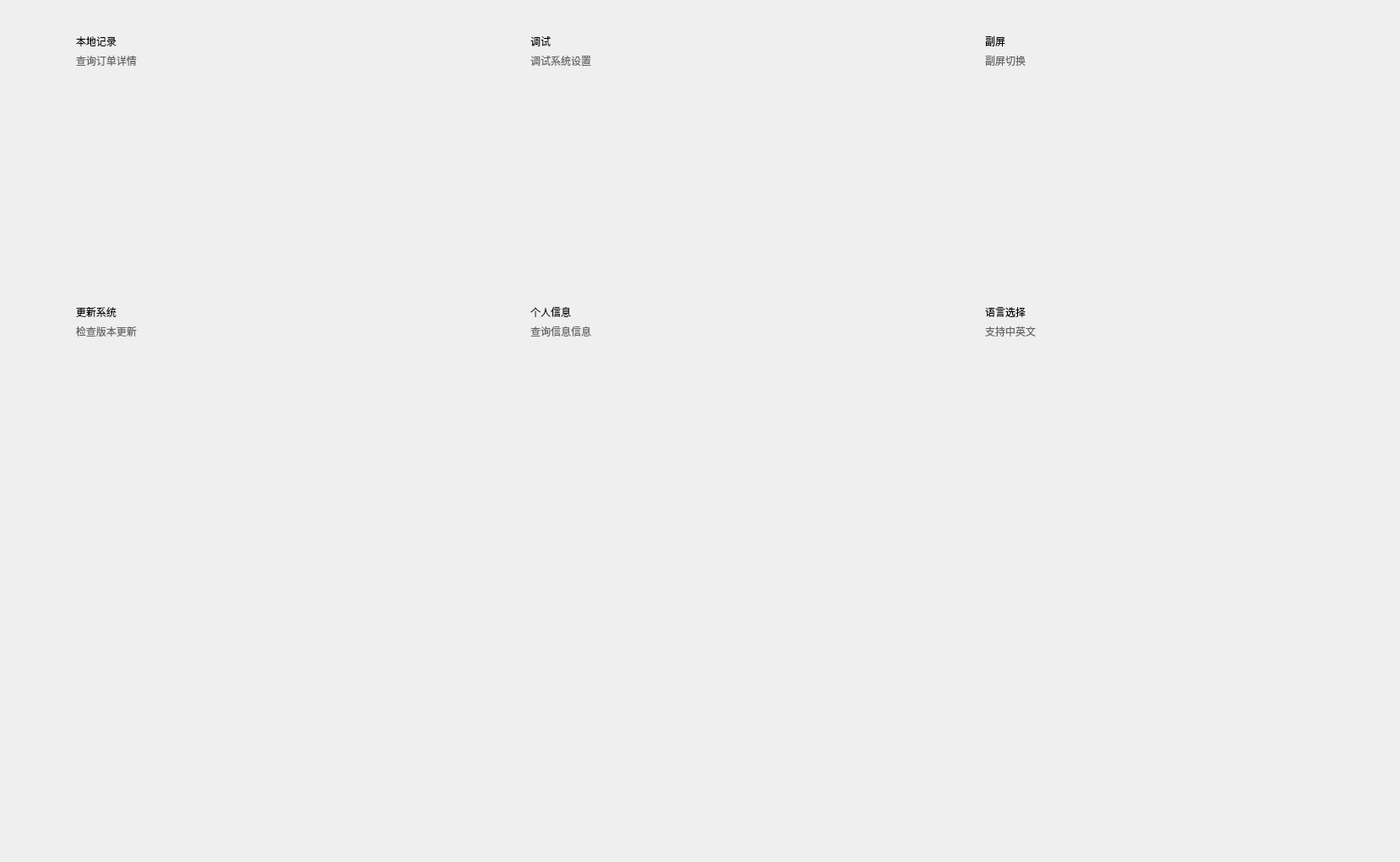
                     <widget class="QWidget" name="widget_67" native="true">
                      <layout class="QHBoxLayout" name="horizontalLayout_70">
                       <property name="spacing">
                        <number>97</number>
                       </property>
                       <property name="leftMargin">
                        <number>70</number>
                       </property>
                       <property name="topMargin">
                        <number>0</number>
                       </property>
                       <property name="rightMargin">
                        <number>70</number>
                       </property>
                       <property name="bottomMargin">
                        <number>0</number>
                       </property>
                       <item>
                        <widget class="QWidget" name="widget_68" native="true">
                         <layout class="QVBoxLayout" name="verticalLayout_27">
                          <property name="spacing">
                           <number>57</number>
                          </property>
                          <property name="leftMargin">
                           <number>0</number>
                          </property>
                          <property name="topMargin">
                           <number>0</number>
                          </property>
                          <property name="rightMargin">
                           <number>0</number>
                          </property>
                          <property name="bottomMargin">
                           <number>0</number>
                          </property>
                          <item>
                           <widget class="QWidget" name="wbtn_setting_loacl_record" native="true">
                            <property name="minimumSize">
                             <size>
                              <width>442</width>
                              <height>264</height>
                             </size>
                            </property>
                            <property name="maximumSize">
                             <size>
                              <width>442</width>
                              <height>264</height>
                             </size>
                            </property>
                            <property name="styleSheet">
                             <string notr="true">QWidget#wbtn_setting_loacl_record{
	border-image: url(:/icon/background_setting_loacl_record.png);
}</string>
                            </property>
                            <layout class="QHBoxLayout" name="horizontalLayout_71">
                             <property name="spacing">
                              <number>0</number>
                             </property>
                             <property name="leftMargin">
                              <number>0</number>
                             </property>
                             <property name="topMargin">
                              <number>0</number>
                             </property>
                             <property name="rightMargin">
                              <number>0</number>
                             </property>
                             <property name="bottomMargin">
                              <number>0</number>
                             </property>
                             <item>
                              <widget class="QWidget" name="widget_71" native="true">
                               <layout class="QVBoxLayout" name="verticalLayout_30">
                                <property name="spacing">
                                 <number>5</number>
                                </property>
                                <property name="leftMargin">
                                 <number>20</number>
                                </property>
                                <property name="topMargin">
                                 <number>40</number>
                                </property>
                                <property name="rightMargin">
                                 <number>0</number>
                                </property>
                                <property name="bottomMargin">
                                 <number>0</number>
                                </property>
                                <item>
                                 <widget class="QLabel" name="label_21">
                                  <property name="text">
                                   <string>本地记录</string>
                                  </property>
                                 </widget>
                                </item>
                                <item>
                                 <widget class="QLabel" name="label_22">
                                  <property name="styleSheet">
                                   <string notr="true">color:rgba(102, 102, 102, 1);</string>
                                  </property>
                                  <property name="text">
                                   <string>查询订单详情</string>
                                  </property>
                                 </widget>
                                </item>
                                <item>
                                 <spacer name="verticalSpacer_9">
                                  <property name="orientation">
                                   <enum>Qt::Vertical</enum>
                                  </property>
                                  <property name="sizeHint" stdset="0">
                                   <size>
                                    <width>20</width>
                                    <height>187</height>
                                   </size>
                                  </property>
                                 </spacer>
                                </item>
                               </layout>
                              </widget>
                             </item>
                             <item>
                              <widget class="QWidget" name="widget_72" native="true"/>
                             </item>
                            </layout>
                           </widget>
                          </item>
                          <item>
                           <widget class="QWidget" name="wbtn_setting_update" native="true">
                            <property name="minimumSize">
                             <size>
                              <width>442</width>
                              <height>264</height>
                             </size>
                            </property>
                            <property name="maximumSize">
                             <size>
                              <width>442</width>
                              <height>264</height>
                             </size>
                            </property>
                            <property name="styleSheet">
                             <string notr="true">QWidget#wbtn_setting_update{
	border-image: url(:/icon/background_setting_update.png);
}</string>
                            </property>
                            <layout class="QHBoxLayout" name="horizontalLayout_74">
                             <property name="spacing">
                              <number>0</number>
                             </property>
                             <property name="leftMargin">
                              <number>0</number>
                             </property>
                             <property name="topMargin">
                              <number>0</number>
                             </property>
                             <property name="rightMargin">
                              <number>0</number>
                             </property>
                             <property name="bottomMargin">
                              <number>0</number>
                             </property>
                             <item>
                              <widget class="QWidget" name="widget_77" native="true">
                               <layout class="QVBoxLayout" name="verticalLayout_33">
                                <property name="spacing">
                                 <number>5</number>
                                </property>
                                <property name="leftMargin">
                                 <number>20</number>
                                </property>
                                <property name="topMargin">
                                 <number>40</number>
                                </property>
                                <property name="rightMargin">
                                 <number>0</number>
                                </property>
                                <property name="bottomMargin">
                                 <number>0</number>
                                </property>
                                <item>
                                 <widget class="QLabel" name="label_28">
                                  <property name="text">
                                   <string>更新系统</string>
                                  </property>
                                 </widget>
                                </item>
                                <item>
                                 <widget class="QLabel" name="label_29">
                                  <property name="styleSheet">
                                   <string notr="true">color:rgba(102, 102, 102, 1);</string>
                                  </property>
                                  <property name="text">
                                   <string>检查版本更新</string>
                                  </property>
                                 </widget>
                                </item>
                                <item>
                                 <spacer name="verticalSpacer_12">
                                  <property name="orientation">
                                   <enum>Qt::Vertical</enum>
                                  </property>
                                  <property name="sizeHint" stdset="0">
                                   <size>
                                    <width>20</width>
                                    <height>187</height>
                                   </size>
                                  </property>
                                 </spacer>
                                </item>
                               </layout>
                              </widget>
                             </item>
                             <item>
                              <widget class="QWidget" name="widget_78" native="true"/>
                             </item>
                            </layout>
                           </widget>
                          </item>
                          <item>
                           <spacer name="verticalSpacer_4">
                            <property name="orientation">
                             <enum>Qt::Vertical</enum>
                            </property>
                            <property name="sizeHint" stdset="0">
                             <size>
                              <width>20</width>
                              <height>116</height>
                             </size>
                            </property>
                           </spacer>
                          </item>
                         </layout>
                        </widget>
                       </item>
                       <item>
                        <widget class="QWidget" name="widget_69" native="true">
                         <layout class="QVBoxLayout" name="verticalLayout_28">
                          <property name="spacing">
                           <number>57</number>
                          </property>
                          <property name="leftMargin">
                           <number>0</number>
                          </property>
                          <property name="topMargin">
                           <number>0</number>
                          </property>
                          <property name="rightMargin">
                           <number>0</number>
                          </property>
                          <property name="bottomMargin">
                           <number>0</number>
                          </property>
                          <item>
                           <widget class="QWidget" name="wbtn_setting_debug" native="true">
                            <property name="minimumSize">
                             <size>
                              <width>442</width>
                              <height>264</height>
                             </size>
                            </property>
                            <property name="maximumSize">
                             <size>
                              <width>442</width>
                              <height>264</height>
                             </size>
                            </property>
                            <property name="styleSheet">
                             <string notr="true">QWidget#wbtn_setting_debug{
	border-image: url(:/icon/background_setting_debug.png);
}</string>
                            </property>
                            <layout class="QHBoxLayout" name="horizontalLayout_72">
                             <property name="spacing">
                              <number>0</number>
                             </property>
                             <property name="leftMargin">
                              <number>0</number>
                             </property>
                             <property name="topMargin">
                              <number>0</number>
                             </property>
                             <property name="rightMargin">
                              <number>0</number>
                             </property>
                             <property name="bottomMargin">
                              <number>0</number>
                             </property>
                             <item>
                              <widget class="QWidget" name="widget_73" native="true">
                               <layout class="QVBoxLayout" name="verticalLayout_31">
                                <property name="spacing">
                                 <number>5</number>
                                </property>
                                <property name="leftMargin">
                                 <number>20</number>
                                </property>
                                <property name="topMargin">
                                 <number>40</number>
                                </property>
                                <property name="rightMargin">
                                 <number>0</number>
                                </property>
                                <property name="bottomMargin">
                                 <number>0</number>
                                </property>
                                <item>
                                 <widget class="QLabel" name="label_23">
                                  <property name="text">
                                   <string>调试</string>
                                  </property>
                                 </widget>
                                </item>
                                <item>
                                 <widget class="QLabel" name="label_24">
                                  <property name="styleSheet">
                                   <string notr="true">color:rgba(102, 102, 102, 1);</string>
                                  </property>
                                  <property name="text">
                                   <string>调试系统设置</string>
                                  </property>
                                 </widget>
                                </item>
                                <item>
                                 <spacer name="verticalSpacer_10">
                                  <property name="orientation">
                                   <enum>Qt::Vertical</enum>
                                  </property>
                                  <property name="sizeHint" stdset="0">
                                   <size>
                                    <width>20</width>
                                    <height>187</height>
                                   </size>
                                  </property>
                                 </spacer>
                                </item>
                               </layout>
                              </widget>
                             </item>
                             <item>
                              <widget class="QWidget" name="widget_74" native="true"/>
                             </item>
                            </layout>
                           </widget>
                          </item>
                          <item>
                           <widget class="QWidget" name="wbtn_setting_debug_2" native="true">
                            <property name="minimumSize">
                             <size>
                              <width>442</width>
                              <height>264</height>
                             </size>
                            </property>
                            <property name="maximumSize">
                             <size>
                              <width>442</width>
                              <height>264</height>
                             </size>
                            </property>
                            <property name="styleSheet">
                             <string notr="true">QWidget#wbtn_setting_debug_2{
	border-image: url(:/icon/background_setting_debug.png);
}</string>
                            </property>
                            <layout class="QHBoxLayout" name="horizontalLayout_107">
                             <property name="spacing">
                              <number>0</number>
                             </property>
                             <property name="leftMargin">
                              <number>0</number>
                             </property>
                             <property name="topMargin">
                              <number>0</number>
                             </property>
                             <property name="rightMargin">
                              <number>0</number>
                             </property>
                             <property name="bottomMargin">
                              <number>0</number>
                             </property>
                             <item>
                              <widget class="QWidget" name="widget_127" native="true">
                               <layout class="QVBoxLayout" name="verticalLayout_61">
                                <property name="spacing">
                                 <number>5</number>
                                </property>
                                <property name="leftMargin">
                                 <number>20</number>
                                </property>
                                <property name="topMargin">
                                 <number>40</number>
                                </property>
                                <property name="rightMargin">
                                 <number>0</number>
                                </property>
                                <property name="bottomMargin">
                                 <number>0</number>
                                </property>
                                <item>
                                 <widget class="QLabel" name="label_78">
                                  <property name="text">
                                   <string>个人信息</string>
                                  </property>
                                 </widget>
                                </item>
                                <item>
                                 <widget class="QLabel" name="label_79">
                                  <property name="styleSheet">
                                   <string notr="true">color:rgba(102, 102, 102, 1);</string>
                                  </property>
                                  <property name="text">
                                   <string>查询信息信息</string>
                                  </property>
                                 </widget>
                                </item>
                                <item>
                                 <spacer name="verticalSpacer_15">
                                  <property name="orientation">
                                   <enum>Qt::Vertical</enum>
                                  </property>
                                  <property name="sizeHint" stdset="0">
                                   <size>
                                    <width>20</width>
                                    <height>187</height>
                                   </size>
                                  </property>
                                 </spacer>
                                </item>
                               </layout>
                              </widget>
                             </item>
                             <item>
                              <widget class="QWidget" name="widget_128" native="true"/>
                             </item>
                            </layout>
                           </widget>
                          </item>
                          <item>
                           <spacer name="verticalSpacer_5">
                            <property name="orientation">
                             <enum>Qt::Vertical</enum>
                            </property>
                            <property name="sizeHint" stdset="0">
                             <size>
                              <width>20</width>
                              <height>437</height>
                             </size>
                            </property>
                           </spacer>
                          </item>
                         </layout>
                        </widget>
                       </item>
                       <item>
                        <widget class="QWidget" name="widget_70" native="true">
                         <layout class="QVBoxLayout" name="verticalLayout_29">
                          <property name="spacing">
                           <number>57</number>
                          </property>
                          <property name="leftMargin">
                           <number>0</number>
                          </property>
                          <property name="topMargin">
                           <number>0</number>
                          </property>
                          <property name="rightMargin">
                           <number>0</number>
                          </property>
                          <property name="bottomMargin">
                           <number>0</number>
                          </property>
                          <item>
                           <widget class="QWidget" name="wbtn_setting_second_screen" native="true">
                            <property name="minimumSize">
                             <size>
                              <width>442</width>
                              <height>264</height>
                             </size>
                            </property>
                            <property name="maximumSize">
                             <size>
                              <width>442</width>
                              <height>264</height>
                             </size>
                            </property>
                            <property name="styleSheet">
                             <string notr="true">QWidget#wbtn_setting_second_screen{
	border-image: url(:/icon/background_setting_second_screen.png);
}</string>
                            </property>
                            <layout class="QHBoxLayout" name="horizontalLayout_73">
                             <property name="spacing">
                              <number>0</number>
                             </property>
                             <property name="leftMargin">
                              <number>0</number>
                             </property>
                             <property name="topMargin">
                              <number>0</number>
                             </property>
                             <property name="rightMargin">
                              <number>0</number>
                             </property>
                             <property name="bottomMargin">
                              <number>0</number>
                             </property>
                             <item>
                              <widget class="QWidget" name="widget_75" native="true">
                               <layout class="QVBoxLayout" name="verticalLayout_32">
                                <property name="spacing">
                                 <number>5</number>
                                </property>
                                <property name="leftMargin">
                                 <number>20</number>
                                </property>
                                <property name="topMargin">
                                 <number>40</number>
                                </property>
                                <property name="rightMargin">
                                 <number>0</number>
                                </property>
                                <property name="bottomMargin">
                                 <number>0</number>
                                </property>
                                <item>
                                 <widget class="QLabel" name="label_26">
                                  <property name="text">
                                   <string>副屏</string>
                                  </property>
                                 </widget>
                                </item>
                                <item>
                                 <widget class="QLabel" name="label_27">
                                  <property name="styleSheet">
                                   <string notr="true">color:rgba(102, 102, 102, 1);</string>
                                  </property>
                                  <property name="text">
                                   <string>副屏切换</string>
                                  </property>
                                 </widget>
                                </item>
                                <item>
                                 <spacer name="verticalSpacer_11">
                                  <property name="orientation">
                                   <enum>Qt::Vertical</enum>
                                  </property>
                                  <property name="sizeHint" stdset="0">
                                   <size>
                                    <width>20</width>
                                    <height>187</height>
                                   </size>
                                  </property>
                                 </spacer>
                                </item>
                               </layout>
                              </widget>
                             </item>
                             <item>
                              <widget class="QWidget" name="widget_76" native="true"/>
                             </item>
                            </layout>
                           </widget>
                          </item>
                          <item>
                           <widget class="QWidget" name="wbtn_setting_second_screen_2" native="true">
                            <property name="minimumSize">
                             <size>
                              <width>442</width>
                              <height>264</height>
                             </size>
                            </property>
                            <property name="maximumSize">
                             <size>
                              <width>442</width>
                              <height>264</height>
                             </size>
                            </property>
                            <property name="styleSheet">
                             <string notr="true">QWidget#wbtn_setting_second_screen_2{
	border-image: url(:/icon/background_setting_second_screen.png);
}</string>
                            </property>
                            <layout class="QHBoxLayout" name="horizontalLayout_108">
                             <property name="spacing">
                              <number>0</number>
                             </property>
                             <property name="leftMargin">
                              <number>0</number>
                             </property>
                             <property name="topMargin">
                              <number>0</number>
                             </property>
                             <property name="rightMargin">
                              <number>0</number>
                             </property>
                             <property name="bottomMargin">
                              <number>0</number>
                             </property>
                             <item>
                              <widget class="QWidget" name="widget_129" native="true">
                               <layout class="QVBoxLayout" name="verticalLayout_62">
                                <property name="spacing">
                                 <number>5</number>
                                </property>
                                <property name="leftMargin">
                                 <number>20</number>
                                </property>
                                <property name="topMargin">
                                 <number>40</number>
                                </property>
                                <property name="rightMargin">
                                 <number>0</number>
                                </property>
                                <property name="bottomMargin">
                                 <number>0</number>
                                </property>
                                <item>
                                 <widget class="QLabel" name="label_80">
                                  <property name="text">
                                   <string>语言选择</string>
                                  </property>
                                 </widget>
                                </item>
                                <item>
                                 <widget class="QLabel" name="label_81">
                                  <property name="styleSheet">
                                   <string notr="true">color:rgba(102, 102, 102, 1);</string>
                                  </property>
                                  <property name="text">
                                   <string>支持中英文</string>
                                  </property>
                                 </widget>
                                </item>
                                <item>
                                 <spacer name="verticalSpacer_16">
                                  <property name="orientation">
                                   <enum>Qt::Vertical</enum>
                                  </property>
                                  <property name="sizeHint" stdset="0">
                                   <size>
                                    <width>20</width>
                                    <height>187</height>
                                   </size>
                                  </property>
                                 </spacer>
                                </item>
                               </layout>
                              </widget>
                             </item>
                             <item>
                              <widget class="QWidget" name="widget_130" native="true"/>
                             </item>
                            </layout>
                           </widget>
                          </item>
                          <item>
                           <spacer name="verticalSpacer_8">
                            <property name="orientation">
                             <enum>Qt::Vertical</enum>
                            </property>
                            <property name="sizeHint" stdset="0">
                             <size>
                              <width>20</width>
                              <height>437</height>
                             </size>
                            </property>
                           </spacer>
                          </item>
                         </layout>
                        </widget>
                       </item>
                      </layout>
                     </widget>
